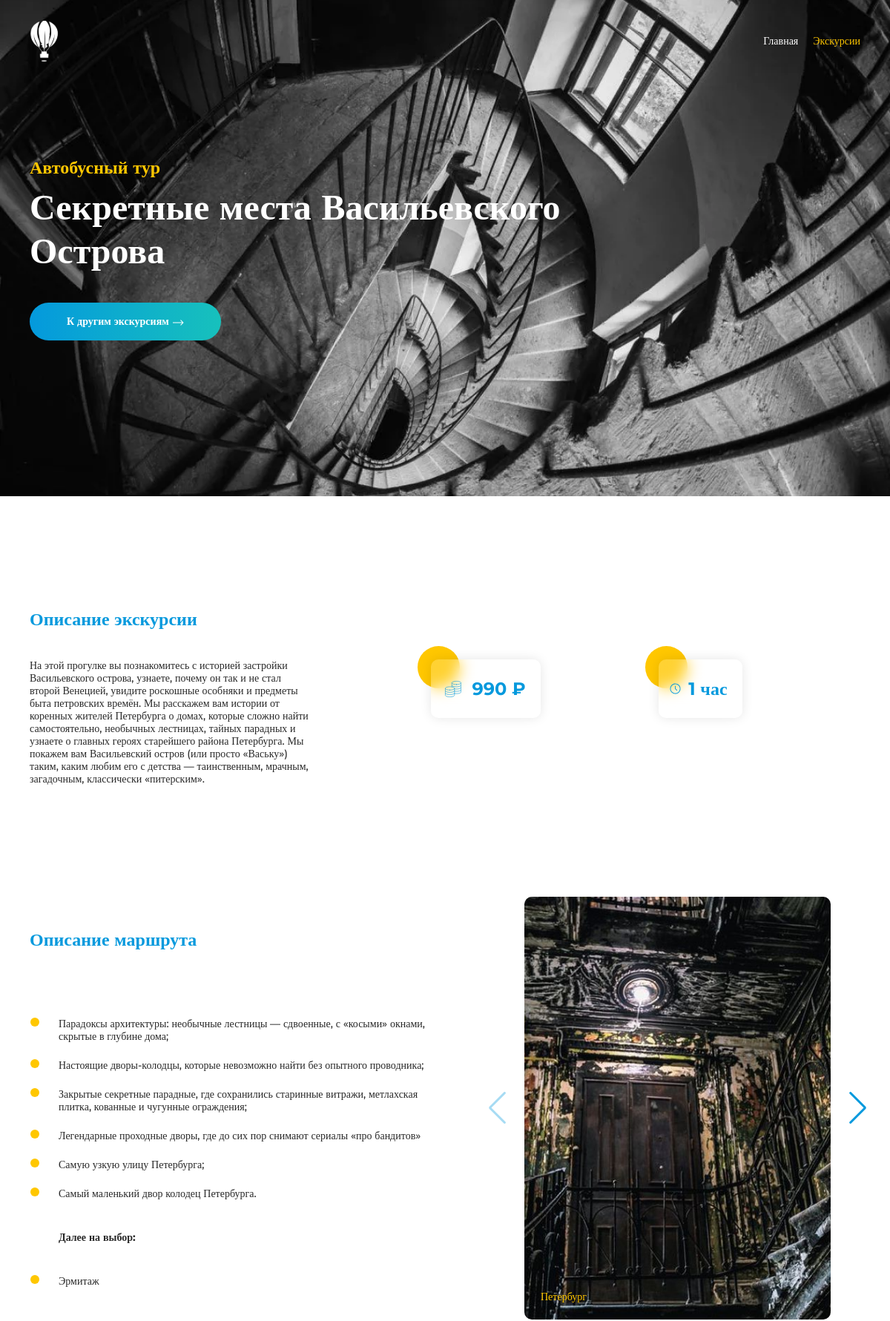
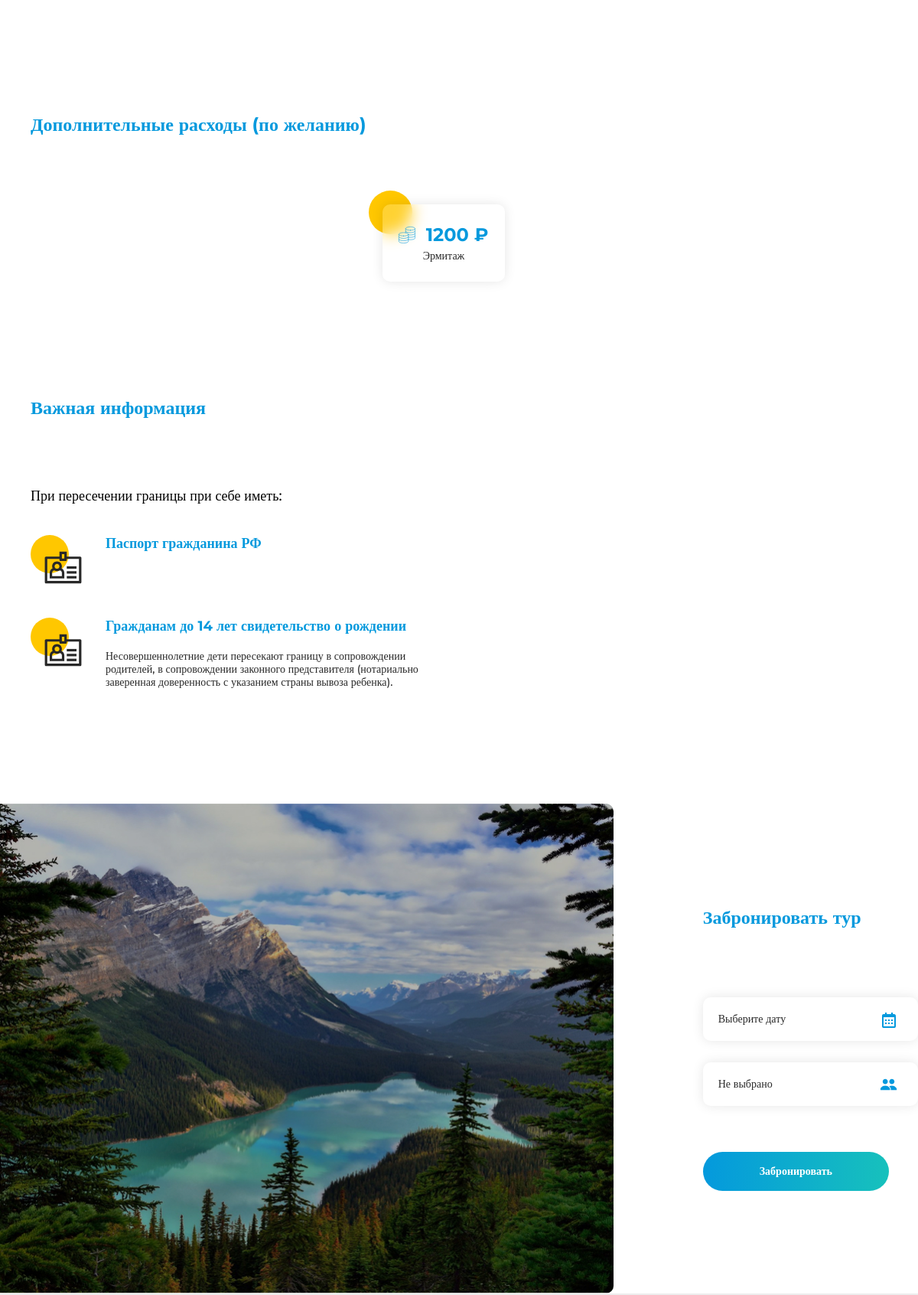
Page /6 (upper part) on the committed database (2 pictures, top to bottom).
### catalog/models.py (models this page shows, shortened)
class Tour(models.Model):
    class Meta:
        verbose_name = "Тур"
        verbose_name_plural = "Туры"
    name = models.CharField(max_length=255, verbose_name="Название тура")
    image = models.ImageField(upload_to="images", verbose_name="Фото")
    type_of_tour = models.ForeignKey(Type, on_delete=models.DO_NOTHING, verbose_name="Вид тура")
    place = models.CharField(max_length=255, verbose_name="Место проведения тура")
    price = models.PositiveIntegerField(verbose_name="Цена тура за одного человека")
    time = models.CharField(max_length=255, verbose_name="Длительность тура")
    description = models.TextField(verbose_name="Описание экскурсии")
    description2 = models.TextField(verbose_name="Описание маршрута (каждую точку писать с новой строки!)")
    additional_plces = models.TextField(verbose_name="Далее на выбор (каждую точку писать с новой строки!)", blank=True, null=True)
    gallery = models.ForeignKey(TourGallery, on_delete=models.CASCADE, verbose_name="Галлерея")
    additional_expences = models.ManyToManyField(TourExp, verbose_name="Дополнительные расходы")
    fav = models.BooleanField(verbose_name="Добавить в популярные туры", default=False)

class Type(models.Model):
    class Meta:
        verbose_name = "Вид тура"
        verbose_name_plural = "Виды туров"
    name = models.CharField(max_length=255, verbose_name="Вид тура")
    slug = models.SlugField(max_length=255, db_index=True, unique=True)
    def __str__(self):
        return self.name

class Images(models.Model):
    class Meta:
        verbose_name = "Фото для тура"
        verbose_name_plural = "Фото для туров"
    name = models.CharField(max_length=255, verbose_name="Место на фото")
    img = models.ImageField(upload_to="gallery", verbose_name="Фото")

class TourExp(models.Model):
    class Meta:
        verbose_name = "Дополнительные расходы"
        verbose_name_plural = "Дополнительные расходы"
    name = models.CharField(max_length=255, verbose_name="Название расхода")
    price = models.PositiveIntegerField(verbose_name="Цена")

### catalog/views.py (the view)
# urls.py: path('<int:pk>', single_tour, name='single_tour')
def single_tour(request, pk):
    tour = Tour.objects.get(pk=pk)
    tour.description2 = tour.description2.split("\n")
    tour.additional_plces = tour.additional_plces.split("\n") if tour.additional_plces else ""
    context = {'tour': tour}
    return render(request, 'single-tour.html', context=context)

### catalog/templates/single-tour.html (shortened to what this page needs)
{% extends 'base.html' %}
{% load static %}
{% block main %}
	<main class="single-tour-page">
			<section class="single-tour">
				<div class="single-tour__header tour-header">
					<div class="single-tour__image ibg">
					</div>
					<div class="tour-header__content">
						<span class="tour-header__type">
							{{ tour.type_of_tour }}
						</span>
						<h1 class="tour-header__title">
							{{ tour.name }}
						</h1>
						<a href="{% url 'tours' %}" class="tour-header__button button button_arrow">
							К другим экскурсиям
						</a>
					</div>
				</div>
			</section>
			<section class="tour-desc">
				<div class="container">
					<div class="tour-desc__body">
						<h3 class="tour-desc__title page-title">
							Описание экскурсии
						</h3>
						<div class="tour-desc__content">
							<p class="tour-desc__desc desc">
								{{ tour.description }}
							</p>
							<div class="tour-desc__cols">
								<div class="tour-desc__item-wrapper with-circle__wrapp">
									<div class="tour-desc__circle with-circle__circle"></div>
									<div class="tour-desc__item with-circle__item">
										<span class="tour-desc__item-val tour-desc__item-val_cost with-circle__val">{{ tour.price }} ₽</span>
									</div>
								</div>
								<div class="tour-desc__item-wrapper with-circle__wrapp">
									<div class="tour-desc__circle with-circle__circle"></div>
									<div class="tour-desc__item with-circle__item">
										<span class="tour-desc__item-val tour-desc__item-val_time with-circle__val">{{ tour.time }}</span>
									</div>
								</div>
							</div>
						</div>
					</div>
				</div>
			</section>
			<section class="route">
				<div class="container">
					<div class="route__body">
						<div class="route__content">
							<h2 class="route__title page-title">
								Описание маршрута
							</h2>
							<ul class="route__plan">
								{% for d in tour.description2 %}
								<li>
									<p>{{ d }}</p>
								</li>
								{% endfor %}
								{% if tour.additional_plces != "" %}
								<li>
									<span>Далее на выбор:</span>
								</li>
								{% for d in tour.additional_plces %}
								<li>
									<p>{{ d }}</p>
								</li>
								{% endfor %}
								{% endif %}
							</ul>
						</div>
						<div class="slider2">
							<div class="rout__slider swiper">
								<div class="rout__slider-wrapper swiper-wrapper">
									{% for pic in tour.gallery.images.all %}
									<div class="rout__item-wrapper swiper-slide">
										<div class="rout__item ibg">
											<h5 class="rout__item-title">
												{{ pic.name }}
											</h5>
										</div>
									</div>
									{% endfor %}
								</div>
							</div>
							<div class="swiper-button-prev"></div>
							<div class="swiper-button-next"></div>
						</div>
					</div>
				</div>
			</section>
			<section class="expenses">
				<div class="container">
					<div class="expenses__body">
						<h2 class="expenses__title page-title">
							Дополнительные расходы (по желанию)
						</h2>
						<div class="expenses__items">
							{% for e in tour.additional_expences.all %}
							<div class="expenses__item-wrapper with-circle__wrapp">
								<div class="expenses__circle with-circle__circle"></div>
								<div class="expenses__item with-circle__item">
									<span class="expenses__item-cost with-circle__val">
										{{ e.price }} ₽
									</span>
									<p class="expenses__item-desc desc">
										{{ e.name }}
									</p>
								</div>
							</div>
							{% endfor %}
						</div>
					</div>
				</div>
			</section>
			<section class="important">
				<div class="container">
					<div class="important__body">
						<h2 class="important__title page-title">
							Важная информация
						</h2>
						<div class="important__content">
							<div class="important__info">
								<h4 class="important__info-title">
									При пересечении границы при себе иметь:
								</h4>
								<div class="important__info-items">
									<div class="important__info-item info-item">
										<div class="important__info info-item__img">
											<img src="{% static 'Img/Single-tour/Info/icon_02.svg' %}" alt="">
										</div>
										<div class="important__info info-item__text">
											<h5 class="important__info info-item__title">
												Паспорт гражданина РФ
											</h5>
										</div>
									</div>
									<div class="important__info-item info-item">
										<div class="important__info info-item__img">
											<img src="{% static 'Img/Single-tour/Info/icon_02.svg' %}" alt="">
										</div>
										<div class="important__info info-item__text">
											<h5 class="important__info info-item__title">
												Гражданам до 14 лет свидетельство о рождении
											</h5>
											<div class="important__info info-item__desc desc">
												Несовершеннолетние дети пересекают границу в сопровождении родителей, в сопровождении законного представителя (нотариально заверенная доверенность с указанием страны вывоза ребенка).
											</div>
										</div>
									</div>
								</div>
							</div>
						</div>
					</div>
				</div>
			</section>
			<section class="booking">
				<div class="container">
					<div class="booking__body">
						<img class="booking__image" src="{% static 'Img/Single-tour/Form/image_01.jpg' %}" alt="">
						<form action="{% url 'tours' %}" class="booking__form">
							<h2 class="booking__title title">Забронировать тур</h2>
							<div class="booking__input-wrapper booking__input-wrapper_date">
								<input placeholder="Выберите дату" id="airdatepicker_booking" type="text" class="booking__input ">
							</div>
							<div class="booking__select-wrapper select-wrapper booking__select-wrapper_count">
								<select class="booking__select" name="" id="">
									<option selected value="">Не выбрано</option>
								</select>
							</div>
							<button class="booking__button button" type="submit">
								Забронировать
							</button>
						</form>
					</div>
				</div>
			</section>
		</main>
{% endblock %}

### rows in the picture
Tour: type_of_tour "Автобусный тур", name "Секретные места Васильевского Острова", description "На этой прогулке вы познакомитесь с историей застройки Васильевского острова, узнаете, почему он так и не стал второй Венецией, увидите роскошные особняки и предметы быта петровских времён. Мы расскажем вам истории от коренных жителей Петербурга о домах, которые сложно найти самостоятельно, необычных лестницах, тайных парадных и узнаете о главных героях старейшего района Петербурга. Мы покажем вам Васильевский остров (или просто «Ваську») таким, каким любим его с детства — таинственным, мрачным, загадочным, классически «питерским».", price "990", time "1 час", additional_plces "Эрмитаж"
Images: name "Петербург"
TourExp: price "1200", name "Эрмитаж"

### other values in the picture
{{ d }} "Парадоксы архитектуры: необычные лестницы — сдвоенные, с «косыми» окнами, скрытые в глубине дома;" "Настоящие дворы-колодцы, которые невозможно найти без опытного проводника;" "Закрытые секретные парадные, где сохранились старинные витражи, метлахская плитка, кованные и чугунные ограждения;" "Легендарные проходные дворы, где до сих пор снимают сериалы «про бандитов»" "Самую узкую улицу Петербурга;" "Самый маленький двор колодец Петербурга."
